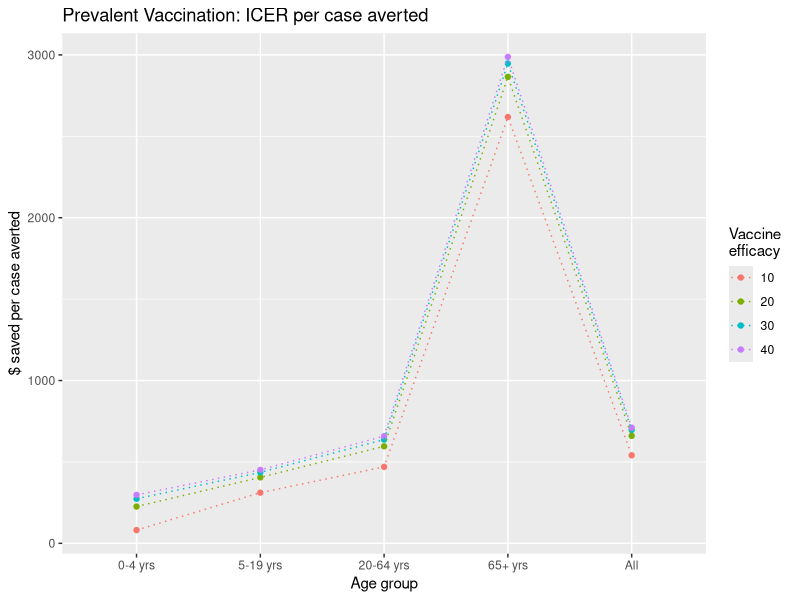
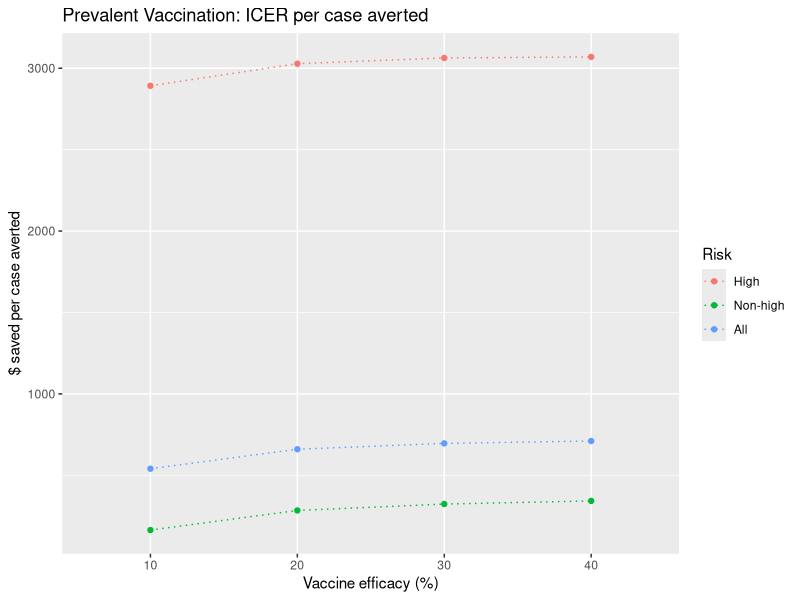
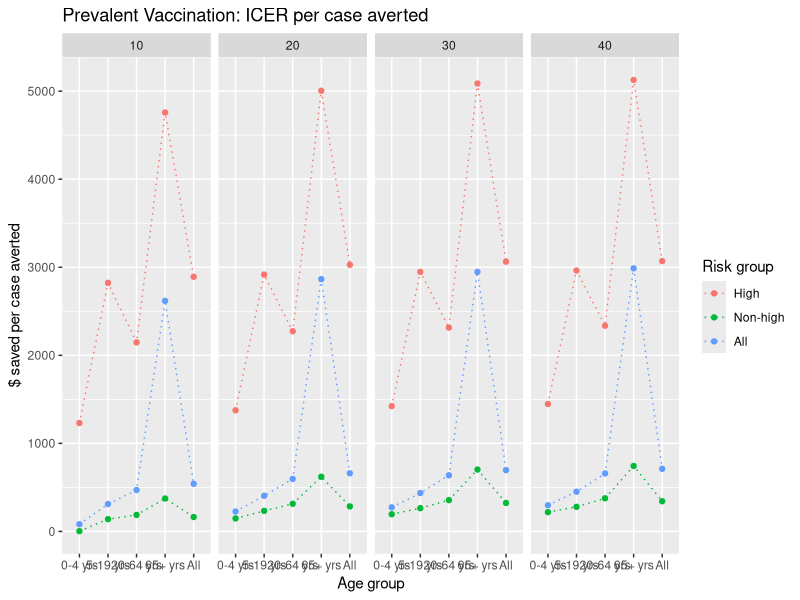
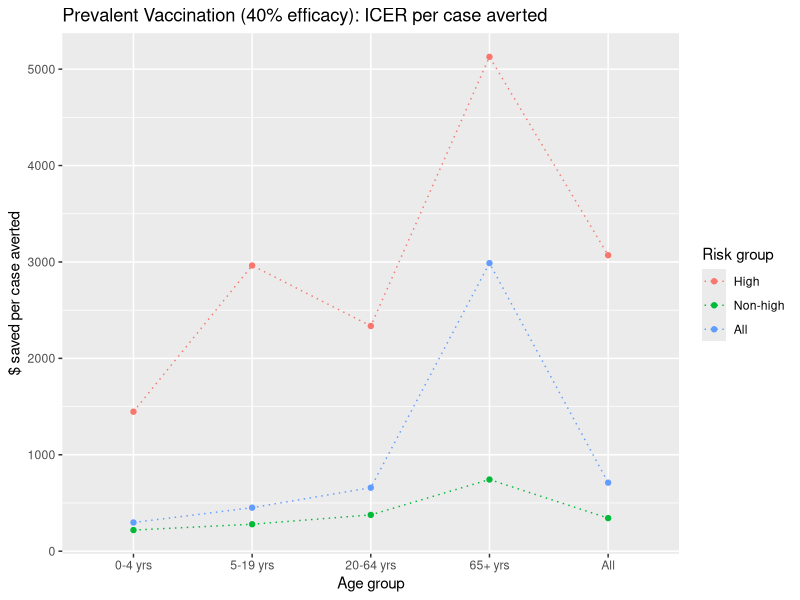
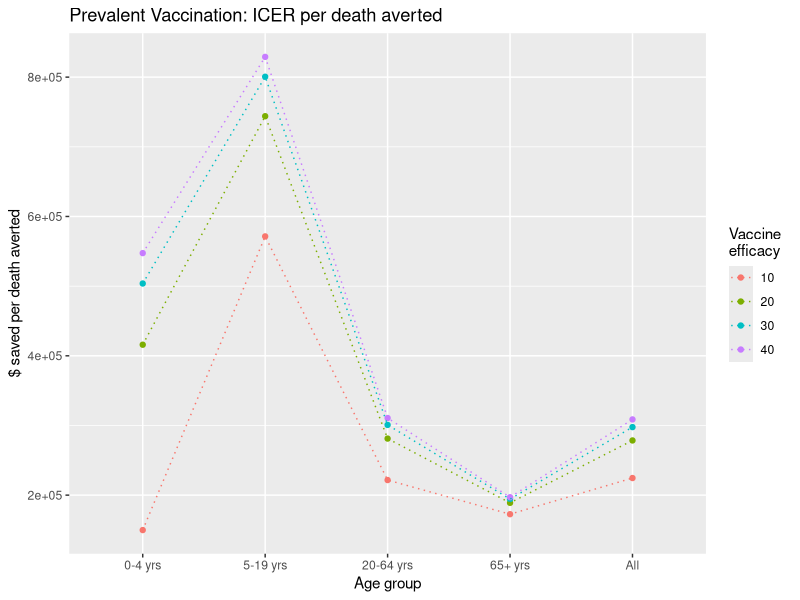
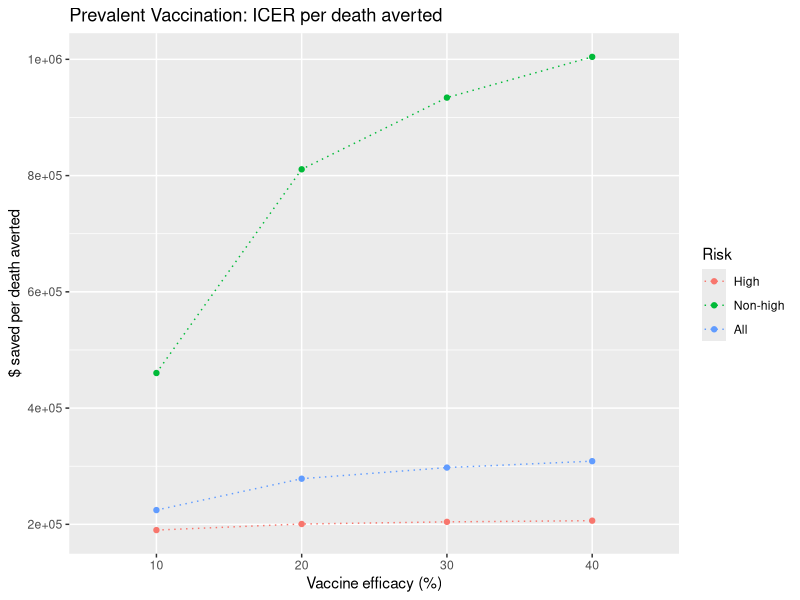
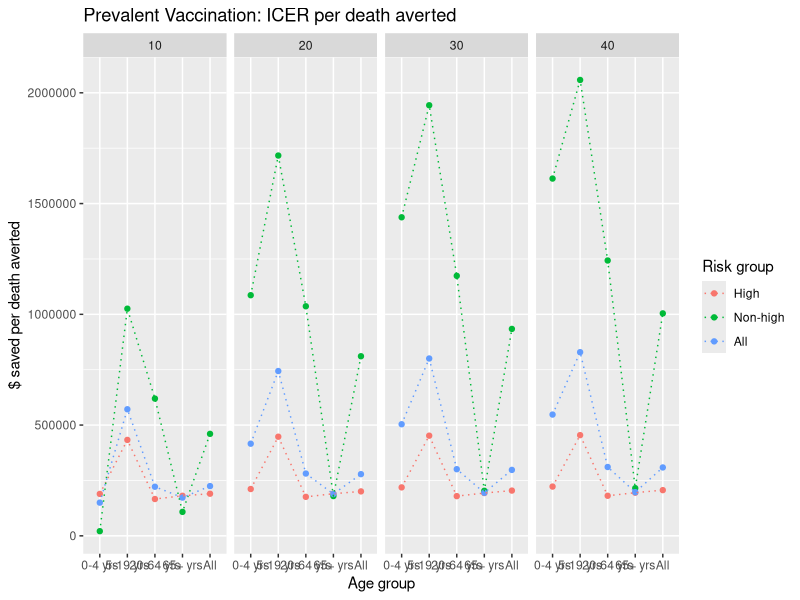
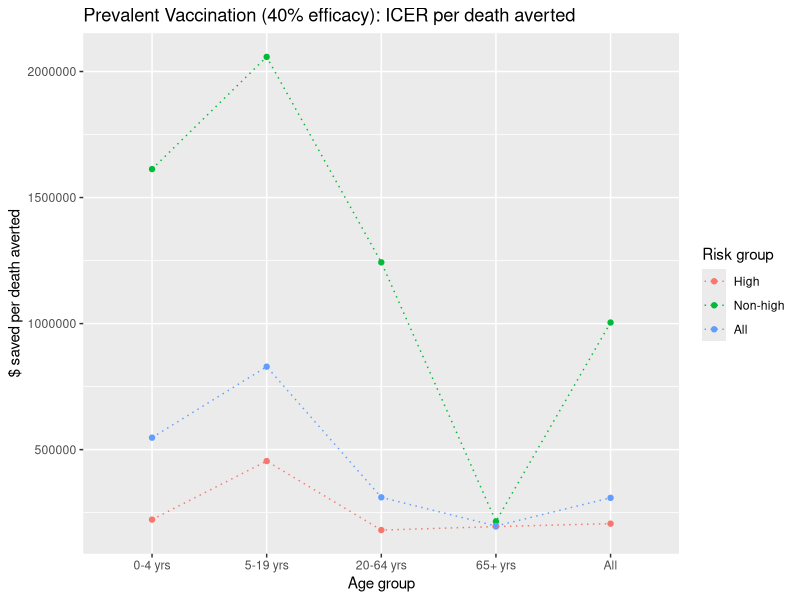

Write the R code that produced these figures, in order.
## ---- chunk 1
knitr::opts_chunk$set(
	echo = TRUE,
	warning = TRUE,
	cache = TRUE,
	tidy = TRUE
)
## ---- chunk 2
rm(list = ls(all.names = TRUE))

library(ggplot2)
library(tidyr)
library(dplyr)
library(knitr)
library(rmarkdown)
library(formatR)
## ---- chunk 3
data <- read.csv("df/icer-all.csv", as.is = TRUE)
df <- data[(data$reference=="base"),]

df$cost.diff.per100k <- as.numeric(df$cost.diff.per100k)
df$cases.averted <- as.numeric(df$cases.averted)
df$cases.averted.per100k <- as.numeric(df$cases.averted.per100k)
df$icer.case.averted <- as.numeric(df$icer.case.averted)
df$deaths.averted <- as.numeric(df$deaths.averted)
df$deaths.averted.per100k <- as.numeric(df$ deaths.averted.per100k)
df$icer.death.averted <- as.numeric(df$icer.death.averted)
df$dalys <- as.numeric(df$dalys)
df$dalys.per100k <- as.numeric(df$dalys.per100k)
df$dalys.averted <- as.numeric(df$dalys.averted)
df$dalys.averted.per100k <- as.numeric(df$dalys.averted.per100k)
df$icer.daly.averted <- as.numeric(df$icer.daly.averted)
## ---- chunk 4
# subset relevant efficacies
df2 <- df[!(df$scenario == 'vaxbase' & df$v.eff %in% c(50, 60)),]
#table(df2$v.eff, useNA = 'always')

df3 <- df2[!(df2$scenario == 'vax70' & df2$v.eff %in% c(30,40)), ]
#table(df3$scenario, df3$v.eff, useNA = 'always')

# factors
df3$age <- factor(df3$age, levels = c("0-4 yrs", "5-19 yrs", "20-64 yrs", "65+ yrs", "All"))
df3$risk <- factor(df3$risk, levels = c("High", "Non-high", "All"))
df3$scenario <- factor(df3$scenario, levels = c("vaxbase", "vax70"))
df3$v.eff <- factor(df3$v.eff)
## ---- chunk 5
# subset scenario
df_base <- df3[(df3$scenario == 'vaxbase'),]
df_vax70 <- df3[(df3$scenario == 'vax70'),]

# age groups
age_df_base <- df_base[(df_base$risk == "All"),]
age_df_vax70 <- df_vax70[(df_vax70$risk == "All"),]

# risk groups
risk_df_base <- df_base[!(df_base$age == 'All'),]
risk_df_vax70 <- df_vax70[!(df_vax70$age == 'All'),]
## ---- chunk 6
t <- labs(y = "$ saved per case averted", title = "Prevalent Vaccination: ICER per case averted")

ggplot(age_df_base, aes(x = age, y = icer.case.averted, color = v.eff, group = v.eff)) +
  geom_point() + geom_line(linetype = "dotted") + labs(x = "Age group", color = "Vaccine \nefficacy") + t

ggplot(df_base[(df_base$age=="All"),], aes(x = v.eff, y = icer.case.averted, group = risk, color = risk)) +
  geom_point() + geom_line(linetype = "dotted") + labs(x = "Vaccine efficacy (%)", color = "Risk") + t

ggplot(df_base, aes(x = age, y = icer.case.averted, group = risk, color = risk)) +
  geom_point() + geom_line(linetype = "dotted") + labs(x = "Age group", color = "Risk group") + t +
  facet_grid(~ v.eff)
## ---- chunk 7
ggplot(df_base[(df_base$v.eff == "40"),], aes(x = age, y = icer.case.averted, group = risk, color = risk)) +
  geom_point() + geom_line(linetype = "dotted") + labs(x = "Age group", color = "Risk group") + 
  ylab("$ saved per case averted") + ggtitle("Prevalent Vaccination (40% efficacy): ICER per case averted")
## ---- chunk 8
t <- labs(y = "$ saved per death averted", title = "Prevalent Vaccination: ICER per death averted")

ggplot(age_df_base, aes(x = age, y = icer.death.averted, color = v.eff, group = v.eff)) +
  geom_point() + geom_line(linetype = "dotted") + labs(x = "Age group", color = "Vaccine \nefficacy") + t

ggplot(df_base[(df_base$age=="All"),], aes(x = v.eff, y = icer.death.averted, group = risk, color = risk)) +
  geom_point() + geom_line(linetype = "dotted") + labs(x = "Vaccine efficacy (%)", color = "Risk") + t

ggplot(df_base, aes(x = age, y = icer.death.averted, group = risk, color = risk)) +
  geom_point() + geom_line(linetype = "dotted") + labs(x = "Age group", color = "Risk group") + t +
  facet_grid(~ v.eff)
## ---- chunk 9
ggplot(df_base[(df_base$v.eff == "40"),], aes(x = age, y = icer.death.averted, group = risk, color = risk)) +
  geom_point() + geom_line(linetype = "dotted") + labs(x = "Age group", color = "Risk group") + 
  ylab("$ saved per death averted") + ggtitle("Prevalent Vaccination (40% efficacy): ICER per death averted")
## ---- chunk 10
t <- labs(y = "$ saved per DALY averted", title = "Prevalent Vaccination: ICER per DALY averted")

ggplot(age_df_base, aes(x = age, y = icer.daly.averted, color = v.eff, group = v.eff)) +
  geom_point() + geom_line(linetype = "dotted") + labs(x = "Age group", color = "Vaccine \nefficacy") + t

ggplot(df_base[(df_base$age=="All"),], aes(x = v.eff, y = icer.daly.averted, group = risk, color = risk)) +
  geom_point() + geom_line(linetype = "dotted") + labs(x = "Vaccine efficacy (%)", color = "Risk") + t

ggplot(df_base, aes(x = age, y = icer.daly.averted, group = risk, color = risk)) +
  geom_point() + geom_line(linetype = "dotted") + labs(x = "Age group", color = "Risk group") + t +
  facet_grid(~ v.eff)
## ---- chunk 11
ggplot(df_base[(df_base$v.eff == "40"),], aes(x = age, y = icer.daly.averted, group = risk, color = risk)) +
  geom_point() + geom_line(linetype = "dotted") + labs(x = "Age group", color = "Risk group") + 
  ylab("$ saved per DALY averted") + ggtitle("Prevalent Vaccination (40% efficacy): ICER per DALY averted")
## ---- chunk 12
# age
g1 <- ggplot(age_df_base, aes(x = age, group = v.eff, color = v.eff)) +
  geom_point() + geom_line(linetype = "dotted") + labs(x = "Age group", color = "Vaccine \nefficacy")
# risk
g2 <- ggplot(df_base[(df_base$age=="All"),], aes(x = v.eff, group = risk, color = risk)) +
  geom_point() + geom_line(linetype = "dotted") + labs(x = "Vaccine efficacy", color = "Risk group")

g3 <- ggplot(risk_df_base, aes(x = age, group = risk, color = risk)) +
  geom_point() + geom_line(linetype = "dotted") + labs(x = "Age group", color = "Risk group") +
  facet_grid(~ v.eff)

g4 <- ggplot(df_base[(df_base$v.eff == "40"),], aes(x = age, group = risk, color = risk)) +
  geom_point() + geom_line(linetype = "dotted") + labs(x = "Age group", color = "Risk group")
## ---- chunk 13
# age groups
g1 + aes(y = cases) + labs(y = "Cases", title = "Prevalent Vaccination: Cases")
g1 + aes(y = cases.per100k) + labs(y = "Cases per 100k", title = "Prevalent Vaccination: Cases per 100k")
g1 + aes(y = cases.averted) + labs(y = "Cases averted", title = "Prevalent Vaccination: Cases averted")
g1 + aes(y = cases.averted.per100k) + labs(y = "Cases averted per 100k", title = "Prevalent Vaccination: Cases averted per 100k")

# risk groups
g2 + aes(y = cases) + labs(y = "Cases", title = "Prevalent Vaccination: Cases")
g2 + aes(y = cases.per100k) + labs(y = "Cases per 100k", title = "Prevalent Vaccination: Cases per 100k")
g2 + aes(y = cases.averted) + labs(y = "Cases averted", title = "Prevalent Vaccination: Cases averted")
g2 + aes(y = cases.averted.per100k) + labs(y = "Cases averted per 100k", title = "Prevalent Vaccination: Cases averted per 100k")

g3 + aes(y = cases) + labs(y = "Cases", title = "Prevalent Vaccination: Cases")
g3 + aes(y = cases.per100k) + labs(y = "Cases per 100k", title = "Prevalent Vaccination: Cases per 100k")
g3 + aes(y = cases.averted) + labs(y = "Cases averted", title = "Prevalent Vaccination: Cases averted")
g3 + aes(y = cases.averted.per100k) + labs(y = "Cases averted per 100k", title = "Prevalent Vaccination: Cases averted per 100k")
## ---- chunk 14
g4 + aes(y = cases) + labs(y = "Cases", title = "Prevalent Vaccination (40% VE): Cases")
g4 + aes(y = cases.per100k) + labs(y = "Cases per 100k", title = "Prevalent Vaccination (40% VE): Cases per 100k")
g4 + aes(y = cases.averted) + labs(y = "Cases averted", title = "Prevalent Vaccination (40% VE): Cases averted")
g4 + aes(y = cases.averted.per100k) + labs(y = "Cases averted per 100k", title = "Prevalent Vaccination (40% VE): Cases averted per 100k")
## ---- chunk 15
# age groups
g1 + aes(y = deaths) + labs(y = "Deaths", title = "Prevalent Vaccination: Deaths")
g1 + aes(y = deaths.per100k) + labs(y = "Deaths per 100k", title = "Prevalent Vaccination: Deaths per 100k")
g1 + aes(y = deaths.averted) + labs(y = "Deaths averted", title = "Prevalent Vaccination: Deaths averted")
g1 + aes(y = deaths.averted.per100k) + labs(y = "Deaths averted per 100k", title = "Prevalent Vaccination: Deaths averted per 100k")

# risk groups
g2 + aes(y = deaths) + labs(y = "Deaths", title = "Prevalent Vaccination: Deaths")
g2 + aes(y = deaths.per100k) + labs(y = "Deaths per 100k", title = "Prevalent Vaccination: Deaths per 100k")
g2 + aes(y = deaths.averted) + labs(y = "Deaths averted", title = "Prevalent Vaccination: Deaths averted")
g2 + aes(y = deaths.averted.per100k) + labs(y = "Deaths averted per 100k", title = "Prevalent Vaccination: Deaths averted per 100k")

g3 + aes(y = deaths) + labs(y = "Deaths", title = "Prevalent Vaccination: Deaths")
g3 + aes(y = deaths.per100k) + labs(y = "Deaths per 100k", title = "Prevalent Vaccination: Deaths per 100k")
g3 + aes(y = deaths.averted) + labs(y = "Deaths averted", title = "Prevalent Vaccination: Deaths averted")
g3 + aes(y = deaths.averted.per100k) + labs(y = "Deaths averted per 100k", title = "Prevalent Vaccination: Deaths averted per 100k")
## ---- chunk 16
g4 + aes(y = deaths) + labs(y = "Deaths", title = "Prevalent Vaccination (40% VE): Deaths")
g4 + aes(y = deaths.per100k) + labs(y = "Deaths per 100k", title = "Prevalent Vaccination (40% VE): Deaths per 100k")
g4 + aes(y = deaths.averted) + labs(y = "Deaths averted", title = "Prevalent Vaccination (40% VE): Deaths averted")
g4 + aes(y = deaths.averted.per100k) + labs(y = "Deaths averted per 100k", title = "Prevalent Vaccination (40% VE): Deaths averted per 100k")
## ---- chunk 17
# age groups
g1 + aes(y = dalys) + labs(y = "DALYs", title = "Prevalent Vaccination: DALYs")
g1 + aes(y = dalys.per100k) + labs(y = "DALYs per 100k", title = "Prevalent Vaccination: DALYs per 100k")
g1 + aes(y = dalys.averted) + labs(y = "DALYs averted", title = "Prevalent Vaccination: DALYs averted")
g1 + aes(y = dalys.averted.per100k) + labs(y = "DALYs averted per 100k", title = "Prevalent Vaccination: DALYs averted per 100k")
# risk groups
g2 + aes(y = dalys) + labs(y = "DALYs", title = "Prevalent Vaccination: DALYs")
g2 + aes(y = dalys.per100k) + labs(y = "DALYs per 100k", title = "Prevalent Vaccination: DALYs per 100k")
g2 + aes(y = dalys.averted) + labs(y = "DALYs averted", title = "Prevalent Vaccination: DALYs averted")
g2 + aes(y = dalys.averted.per100k) + labs(y = "DALYs averted per 100k", title = "Prevalent Vaccination: DALYs averted per 100k")

g3 + aes(y = dalys) + labs(y = "DALYs", title = "Prevalent Vaccination: DALYs")
g3 + aes(y = dalys.per100k) + labs(y = "DALYs per 100k", title = "Prevalent Vaccination: DALYs per 100k")
g3 + aes(y = dalys.averted) + labs(y = "DALYs averted", title = "Prevalent Vaccination: DALYs averted")
g3 + aes(y = dalys.averted.per100k) + labs(y = "DALYs averted per 100k", title = "Prevalent Vaccination: DALYs averted per 100k")
## ---- chunk 18
g4 + aes(y = dalys) + labs(y = "DALYs", title = "Prevalent Vaccination (40% VE): DALYs")
g4 + aes(y = dalys.per100k) + labs(y = "DALYs per 100k", title = "Prevalent Vaccination (40% VE): DALYs per 100k")
g4 + aes(y = dalys.averted) + labs(y = "DALYs averted", title = "Prevalent Vaccination (40% VE): DALYs averted")
g4 + aes(y = dalys.averted.per100k) + labs(y = "DALYs averted per 100k", title = "Prevalent Vaccination (40% VE): DALYs averted per 100k")
## ---- chunk 19
g5 <- ggplot(df_base, aes(x = dalys.averted.per100k, y = cost.diff.per100k)) +
  labs(x = "DALYs averted per 100K", y = "Cost saved per 100K", title = "Prevalent Vaccination: Cost saved vs. DALYs averted")

g5 + aes(color = risk, group = risk) + geom_point() + facet_grid(v.eff ~ age)

g5 + aes(color = age, group = age) + geom_point() + facet_grid(v.eff ~ risk)
## ---- chunk 20
g <- ggplot(df_vax70[(df_vax70$age=="All"),], aes(x = v.eff, color = risk, group = risk))
t1 <- labs(y = "$ saved per case averted", title = "70% Vaccination: ICER per case averted")
t2 <- labs(y = "$ saved per death averted", title = "70% Vaccination: ICER per death averted")
t3 <- labs(y = "$ saved per DALY averted", title = "70% Vaccination: ICER per DALY averted")

ggplot(age_df_vax70, aes(x = age, y = icer.case.averted, color = v.eff, group = v.eff)) +
  geom_point() + geom_line(linetype = "dotted") + 
  labs(x = "Age group", color = "Vaccine \nefficacy") + t1

g + aes(y = icer.case.averted) + geom_point() + geom_line(linetype = "dotted") +
  t1 + labs(x = "Vaccine efficacy (%)", color = "Risk group")

ggplot(df_vax70, aes(x = age, y = icer.case.averted, group = risk, color = risk)) +
  geom_point() + geom_line(linetype = "dotted") + labs(color = "Risk group") + 
  ylab("$ saved per case averted") + ggtitle("70% Vaccination: ICER per case averted") + facet_grid(~ v.eff)
## ---- chunk 21
ggplot(age_df_vax70, aes(x = age, y = icer.death.averted, color = v.eff, group = v.eff)) +
  geom_point() + geom_line(linetype = "dotted") + 
  labs(x = "Age group", color = "Vaccine \nefficacy") + t2

g + aes(y = icer.death.averted) + geom_point() + geom_line(linetype = "dotted") +
  t2 + labs(x = "Vaccine efficacy (%)", color = "Risk group")

ggplot(df_vax70, aes(x = age, y = icer.death.averted, group = risk, color = risk)) +
  geom_point() + geom_line(linetype = "dotted") + labs(color = "Risk group") + 
  ylab("$ saved per death averted") + ggtitle("70% Vaccination: ICER per death averted") + facet_grid(~ v.eff)
## ---- chunk 22
ggplot(age_df_vax70, aes(x = age, y = icer.daly.averted, color = v.eff, group = v.eff)) +
  geom_point() + geom_line(linetype = "dotted") +
  labs(x = "Age group", color = "Vaccine \nefficacy") + t3

g + aes(y = icer.daly.averted) + geom_point() + geom_line(linetype = "dotted") +
  t3 + labs(x = "Vaccine efficacy (%)", color = "Risk group")

ggplot(df_vax70, aes(x = age, y = icer.daly.averted, group = risk, color = risk)) +
  geom_point() + geom_line(linetype = "dotted") + labs(color = "Risk group") + 
  ylab("$ saved per DALY averted") + ggtitle("70% Vaccination: ICER per DALY averted") + facet_grid(~ v.eff)
## ---- chunk 23
# age
h1 <- ggplot(age_df_vax70, aes(x = age, group = v.eff, color = v.eff)) +
  geom_point() + geom_line(linetype = "dotted") + labs(x = "Age group", color = "Vaccine \nefficacy")
# risk
h2 <- ggplot(df_vax70[(df_vax70$age=="All"),], aes(x = v.eff, group = risk, color = risk)) +
  geom_point() + geom_line(linetype = "dotted") + labs(x = "Vaccine efficacy", color = "Risk group")

h3 <- ggplot(risk_df_vax70, aes(x = age, group = risk, color = risk)) +
  geom_point() + geom_line(linetype = "dotted") + labs(x = "Age group", color = "Risk group") +
  facet_grid(~ v.eff)
## ---- chunk 24
# age groups
h1 + aes(y = cases) + labs(y = "Cases", title = "70% Vaccination: Cases")
h1 + aes(y = cases.per100k) + labs(y = "Cases per 100k", title = "70% Vaccination: Cases per 100k")
h1 + aes(y = cases.averted) + labs(y = "Cases averted", title = "70% Vaccination: Cases averted")
h1 + aes(y = cases.averted.per100k) + labs(y = "Cases averted per 100k", title = "70% Vaccination: Cases averted per 100k")

# risk groups
h2 + aes(y = cases) + labs(y = "Cases", title = "70% Vaccination: Cases")
h2 + aes(y = cases.per100k) + labs(y = "Cases per 100k", title = "70% Vaccination: Cases per 100k")
h2 + aes(y = cases.averted) + labs(y = "Cases averted", title = "70% Vaccination: Cases averted")
h2 + aes(y = cases.averted.per100k) + labs(y = "Cases averted per 100k", title = "70% Vaccination: Cases averted per 100k")

h3 + aes(y = cases) + labs(y = "Cases", title = "70% Vaccination: Cases")
h3 + aes(y = cases.per100k) + labs(y = "Cases per 100k", title = "70% Vaccination: Cases per 100k")
h3 + aes(y = cases.averted) + labs(y = "Cases averted", title = "70% Vaccination: Cases averted")
h3 + aes(y = cases.averted.per100k) + labs(y = "Cases averted per 100k", title = "70% Vaccination: Cases averted per 100k")
## ---- chunk 25
# age groups
h1 + aes(y = deaths) + labs(y = "Deaths", title = "70% Vaccination: Deaths")
h1 + aes(y = deaths.per100k) + labs(y = "Deaths per 100k", title = "70% Vaccination: Deaths per 100k")
h1 + aes(y = deaths.averted) + labs(y = "Deaths averted", title = "70% Vaccination: Deaths averted")
h1 + aes(y = deaths.averted.per100k) + labs(y = "Deaths averted per 100k", title = "70% Vaccination: Deaths averted per 100k")

# risk groups
h2 + aes(y = deaths) + labs(y = "Deaths", title = "70% Vaccination: Deaths")
h2 + aes(y = deaths.per100k) + labs(y = "Deaths per 100k", title = "70% Vaccination: Deaths per 100k")
h2 + aes(y = deaths.averted) + labs(y = "Deaths averted", title = "70% Vaccination: Deaths averted")
h2 + aes(y = deaths.averted.per100k) + labs(y = "Deaths averted per 100k", title = "70% Vaccination: Deaths averted per 100k")

h3 + aes(y = deaths) + labs(y = "Deaths", title = "70% Vaccination: Deaths")
h3 + aes(y = deaths.per100k) + labs(y = "Deaths per 100k", title = "70% Vaccination: Deaths per 100k")
h3 + aes(y = deaths.averted) + labs(y = "Deaths averted", title = "70% Vaccination: Deaths averted")
h3 + aes(y = deaths.averted.per100k) + labs(y = "Deaths averted per 100k", title = "70% Vaccination: Deaths averted per 100k")
## ---- chunk 26
# age groups
h1 + aes(y = dalys) + labs(y = "DALYs", title = "70% Vaccination: DALYs")
h1 + aes(y = dalys.per100k) + labs(y = "DALYs per 100k", title = "70% Vaccination: DALYs per 100k")
h1 + aes(y = dalys.averted) + labs(y = "DALYs averted", title = "70% Vaccination: DALYs averted")
h1 + aes(y = dalys.averted.per100k) + labs(y = "DALYs averted per 100k", title = "70% Vaccination: DALYs averted per 100k")
# risk groups
h2 + aes(y = dalys) + labs(y = "DALYs", title = "70% Vaccination: DALYs")
h2 + aes(y = dalys.per100k) + labs(y = "DALYs per 100k", title = "70% Vaccination: DALYs per 100k")
h2 + aes(y = dalys.averted) + labs(y = "DALYs averted", title = "70% Vaccination: DALYs averted")
h2 + aes(y = dalys.averted.per100k) + labs(y = "DALYs averted per 100k", title = "70% Vaccination: DALYs averted per 100k")

h3 + aes(y = dalys) + labs(y = "DALYs", title = "70% Vaccination: DALYs")
h3 + aes(y = dalys.per100k) + labs(y = "DALYs per 100k", title = "70% Vaccination: DALYs per 100k")
h3 + aes(y = dalys.averted) + labs(y = "DALYs averted", title = "70% Vaccination: DALYs averted")
h3 + aes(y = dalys.averted.per100k) + labs(y = "DALYs averted per 100k", title = "70% Vaccination: DALYs averted per 100k")
## ---- chunk 27
h5 <- ggplot(df_vax70, aes(x = dalys.averted.per100k, y = cost.diff.per100k)) +
  labs(x = "DALYs averted per 100K", y = "Cost saved per 100K", title = "70% Vaccination: Cost saved vs. DALYs averted")

h5 + aes(color = risk, group = risk) + geom_point() + facet_grid(v.eff ~ age)

h5 + aes(color = age, group = age) + geom_point() + facet_grid(v.eff ~ risk)
